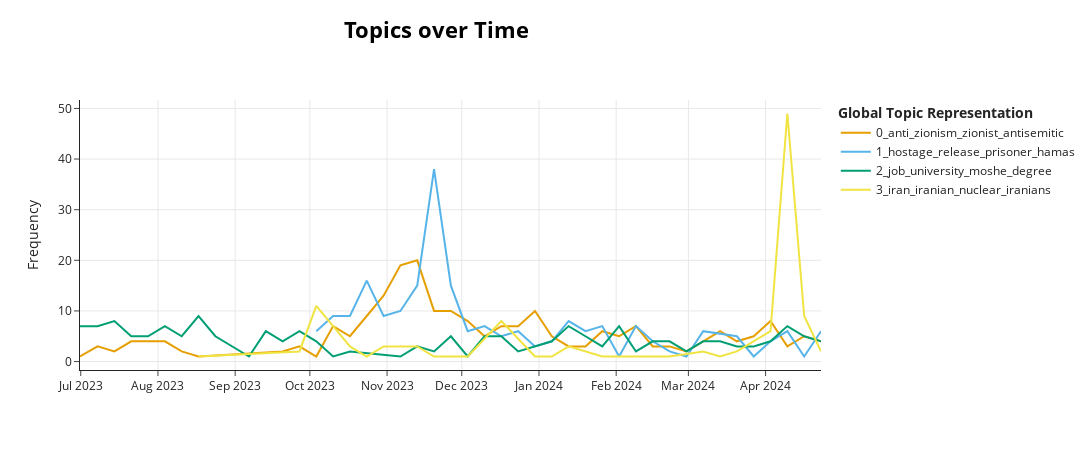

The cell this chart's notebook holds for it:
### Code cell
topic_model_is.visualize_topics_over_time(topics_over_time_is, topics=[0, 1, 2, 3])

### Figure 1 — Plotly figure (JSON) as saved in the notebook; plotly's stock layout.template omitted (floating-point values rounded to 4 significant figures)
{"data": [{"hoverinfo": "text", "hovertext": ["<b>Topic 0</b><br>Words: antizionist, country, anzionist, anti, overflow", "<b>Topic 0</b><br>Words: bar, zionist, tender, nose, anti", "<b>Topic 0</b><br>Words: anti, semitism, zionism, antisemitic, zionist", "<b>Topic 0</b><br>Words: antisemetism, anti, semitist, zionism, semitism", "<b>Topic 0</b><br>Words: zionist, anti, semitic, midddle, stabilishe", "<b>Topic 0</b><br>Words: seriousness, prone, needless, depressed, coworker", "<b>Topic 0</b><br>Words: russian, grandmother, mother, grandma, father", "<b>Topic 0</b><br>Words: realise, proscribe, extremism, condemn, anti", "<b>Topic 0</b><br>Words: anti, criticism, antisemitism, zionist, zionism", "<b>Topic 0</b><br>Words: zionisim, aryan, nazi, difference, adhere", "<b>Topic 0</b><br>Words: semitic, anti, zionism, jews, zionist", "<b>Topic 0</b><br>Words: illuminati, anti, antisemitic, offence, antisemitism", "<b>Topic 0</b><br>Words: semitic, antisemitic, anti, antissemitism, antizionism", "<b>Topic 0</b><br>Words: zionism, antisemitic, anti, zionist, antisemitism", "<b>Topic 0</b><br>Words: zionism, zionist, anti, antisemitism, antisemitic", "<b>Topic 0</b><br>Words: zionism, anti, antisemitic, antisemitism, zionist", "<b>Topic 0</b><br>Words: antisemitic, anti, zionism, semitic, semitism", "<b>Topic 0</b><br>Words: zionism, anti, antisemitism, zionist, zionists", "<b>Topic 0</b><br>Words: antisemitism, zionism, anti, antisemitic, definition", "<b>Topic 0</b><br>Words: antisemitism, anti, zionism, zionist, misunderstanding", "<b>Topic 0</b><br>Words: zionism, anti, jews, zionist, antisemitism", "<b>Topic 0</b><br>Words: antisemitic, zionist, zionism, antisemitism, anti", "<b>Topic 0</b><br>Words: zionism, anti, zionist, antisemitic, jews", "<b>Topic 0</b><br>Words: antisemitic, zionist, post, anti, rethoric", "<b>Topic 0</b><br>Words: anti, zionist, antisemitism, semitism, correlation", "<b>Topic 0</b><br>Words: zionism, antizionism, antisemitic, anti, definition", "<b>Topic 0</b><br>Words: neturei, karta, anti, antisemitic, zionist", "<b>Topic 0</b><br>Words: definition, zionism, anti, antisemitic, zionist", "<b>Topic 0</b><br>Words: anti, antisemitism, zionist, zionism, semitism", "<b>Topic 0</b><br>Words: socialist, episode, zionist, zionists, reconcile", "<b>Topic 0</b><br>Words: occupation, mean, zionist, irrational, semitic", "<b>Topic 0</b><br>Words: iof, politican, osteoporosis, musculoskeletal, list", "<b>Topic 0</b><br>Words: database, zionist, radicalize, zionisms, derogatory", "<b>Topic 0</b><br>Words: zionism, anti, zionists, zionist, jews", "<b>Topic 0</b><br>Words: anti, zionism, zionist, zionists, radicalism", "<b>Topic 0</b><br>Words: anti, asian, semitism, society, jews", "<b>Topic 0</b><br>Words: anti, antisemitism, zionism, antisemitic, zionist", "<b>Topic 0</b><br>Words: zionism, zionist, anti, semitism, judaism", "<b>Topic 0</b><br>Words: zionist, zionism, conflate, vocal, anti", "<b>Topic 0</b><br>Words: semite, anti, zionism, jews, antizionist"], "marker": {"color": "#E69F00"}, "mode": "lines", "name": "0_anti_zionism_zionist_antisemitic", "type": "scatter", "x": ["2023-06-30T16:42:14.400000", "2023-07-07T18:08:00", "2023-07-14T12:16:00", "2023-07-21T06:24:00", "2023-08-03T18:40:00", "2023-08-10T12:48:00", "2023-08-17T06:56:00", "2023-09-20T01:36:00", "2023-09-26T19:44:00", "2023-10-03T13:52:00", "2023-10-10T08:00:00", "2023-10-17T02:08:00", "2023-10-23T20:16:00", "2023-10-30T14:24:00", "2023-11-06T08:32:00", "2023-11-13T02:40:00", "2023-11-19T20:48:00", "2023-11-26T14:56:00", "2023-12-03T09:04:00", "2023-12-10T03:12:00", "2023-12-16T21:20:00", "2023-12-23T15:28:00", "2023-12-30T09:36:00", "2024-01-06T03:44:00", "2024-01-12T21:52:00", "2024-01-19T16:00:00", "2024-01-26T10:08:00", "2024-02-02T04:16:00", "2024-02-08T22:24:00", "2024-02-15T16:32:00", "2024-02-22T10:40:00", "2024-02-29T04:48:00", "2024-03-06T22:56:00", "2024-03-13T17:04:00", "2024-03-20T11:12:00", "2024-03-27T05:20:00", "2024-04-02T23:28:00", "2024-04-09T17:36:00", "2024-04-16T11:44:00", "2024-04-23T05:52:00"], "y": [1, 3, 2, 4, 4, 2, 1, 2, 3, 1, 7, 5, 9, 13, 19, 20, 10, 10, 8, 5, 7, 7, 10, 5, 3, 3, 6, 5, 7, 3, 3, 2, 4, 6, 4, 5, 8, 3, 5, 4]}, {"hoverinfo": "text", "hovertext": ["<b>Topic 1</b><br>Words: hostage, thai, bangkok, prisoner, release", "<b>Topic 1</b><br>Words: hostage, release, alive, mother, article", "<b>Topic 1</b><br>Words: hostage, release, poster, kidnap, aid", "<b>Topic 1</b><br>Words: hostage, release, bomb, treat, hamas", "<b>Topic 1</b><br>Words: hostage, release, erradicate, hostages, bomb", "<b>Topic 1</b><br>Words: hostage, poster, release, prisoner, tear", "<b>Topic 1</b><br>Words: hostage, release, rescue, prisoner, poster", "<b>Topic 1</b><br>Words: hostage, release, deal, prisoner, hamas", "<b>Topic 1</b><br>Words: hostage, release, prisoner, list, alive", "<b>Topic 1</b><br>Words: hostage, release, prisoner, exchange, shalit", "<b>Topic 1</b><br>Words: hostage, poster, release, cat, body", "<b>Topic 1</b><br>Words: hostage, flair, release, prisoner, poster", "<b>Topic 1</b><br>Words: hostage, rescue, poster, nyc, megidish", "<b>Topic 1</b><br>Words: hostage, torture, release, captivity, rape", "<b>Topic 1</b><br>Words: hostage, smuggle, terror, scenario, least", "<b>Topic 1</b><br>Words: hostage, release, exchange, prisoner, day", "<b>Topic 1</b><br>Words: hostage, release, demand, deal, postwar", "<b>Topic 1</b><br>Words: hostage, release, sebutinde, rescue, proceeding", "<b>Topic 1</b><br>Words: hostage, medicine, wellbeing, truckloads, unrwa", "<b>Topic 1</b><br>Words: hostage, truce, rescue, exchange, release", "<b>Topic 1</b><br>Words: hostage, captivity, october, die, body", "<b>Topic 1</b><br>Words: hostage, release, listenin, operate, gilad", "<b>Topic 1</b><br>Words: tzachi, idan, hostage, polin, goldenberg", "<b>Topic 1</b><br>Words: hostage, glazer, sickness, alive, more", "<b>Topic 1</b><br>Words: hostage, release, rescue, knock, save", "<b>Topic 1</b><br>Words: needy, noncombatant, hostage, ngos, astonishing", "<b>Topic 1</b><br>Words: hostage, quis, amet, vel, aliquet", "<b>Topic 1</b><br>Words: hostage, release, truck, rafiah, recover", "<b>Topic 1</b><br>Words: release, hostage, terrorist, leverage, ratio", "<b>Topic 1</b><br>Words: hostage, gameshow, rescue, deal, release"], "marker": {"color": "#56B4E9"}, "mode": "lines", "name": "1_hostage_release_prisoner_hamas", "type": "scatter", "x": ["2023-10-03T13:52:00", "2023-10-10T08:00:00", "2023-10-17T02:08:00", "2023-10-23T20:16:00", "2023-10-30T14:24:00", "2023-11-06T08:32:00", "2023-11-13T02:40:00", "2023-11-19T20:48:00", "2023-11-26T14:56:00", "2023-12-03T09:04:00", "2023-12-10T03:12:00", "2023-12-16T21:20:00", "2023-12-23T15:28:00", "2023-12-30T09:36:00", "2024-01-06T03:44:00", "2024-01-12T21:52:00", "2024-01-19T16:00:00", "2024-01-26T10:08:00", "2024-02-02T04:16:00", "2024-02-08T22:24:00", "2024-02-15T16:32:00", "2024-02-22T10:40:00", "2024-02-29T04:48:00", "2024-03-06T22:56:00", "2024-03-20T11:12:00", "2024-03-27T05:20:00", "2024-04-02T23:28:00", "2024-04-09T17:36:00", "2024-04-16T11:44:00", "2024-04-23T05:52:00"], "y": [6, 9, 9, 16, 9, 10, 15, 38, 15, 6, 7, 5, 6, 3, 4, 8, 6, 7, 1, 7, 4, 2, 1, 6, 5, 1, 4, 6, 1, 6]}, {"hoverinfo": "text", "hovertext": ["<b>Topic 2</b><br>Words: technion, job, tech, medical, program", "<b>Topic 2</b><br>Words: work, salary, job, boss, degree", "<b>Topic 2</b><br>Words: university, job, study, developer, insight", "<b>Topic 2</b><br>Words: moshe, ari, job, work, hacker", "<b>Topic 2</b><br>Words: job, alljobs, pickle, english, speak", "<b>Topic 2</b><br>Words: job, bachelor, hire, nursing, salary", "<b>Topic 2</b><br>Words: degree, job, atuda, minimum, cyber", "<b>Topic 2</b><br>Words: salary, work, hackeru, job, study", "<b>Topic 2</b><br>Words: engineer, silicon, architect, physics, valley", "<b>Topic 2</b><br>Words: exam, carpentry, mba, program, donts", "<b>Topic 2</b><br>Words: internship, veterinarian, enrichment, jinternship, habitat", "<b>Topic 2</b><br>Words: university, degree, psychometric, job, study", "<b>Topic 2</b><br>Words: aliyah, experience, job, accommodation, work", "<b>Topic 2</b><br>Words: job, study, work, master, degree", "<b>Topic 2</b><br>Words: internship, university, program, archeology, masters", "<b>Topic 2</b><br>Words: bringing, undergrad, ngos, involved, master", "<b>Topic 2</b><br>Words: skeyim, hourly, btn, sizi, sizin", "<b>Topic 2</b><br>Words: job, dxnker, refund, team, vacancy", "<b>Topic 2</b><br>Words: electrician, schabak, work, worker, repatriate", "<b>Topic 2</b><br>Words: ulpan, etzion, psychometrics, psychometric, arabic", "<b>Topic 2</b><br>Words: aliyah, job, university, degree, attorney", "<b>Topic 2</b><br>Words: degree, grow, eduction, druse, dentist", "<b>Topic 2</b><br>Words: ulpan, anthropology, degree, study, science", "<b>Topic 2</b><br>Words: georgia, university, masa, program, semester", "<b>Topic 2</b><br>Words: bagrut, check, company, score, elementary", "<b>Topic 2</b><br>Words: job, degree, linkedin, school, experience", "<b>Topic 2</b><br>Words: hebrew, radiologist, university, job, study", "<b>Topic 2</b><br>Words: cyber, job, market, tutor, skilled", "<b>Topic 2</b><br>Words: alumnus, study, tuition, tau, university", "<b>Topic 2</b><br>Words: exam, job, english, study, university", "<b>Topic 2</b><br>Words: job, hebrew, nefesh, find, hopeless", "<b>Topic 2</b><br>Words: job, ulpan, degree, aliyah, mba", "<b>Topic 2</b><br>Words: guard, earn, dear, idc, israelites", "<b>Topic 2</b><br>Words: december, graduate, aliyah, university, job", "<b>Topic 2</b><br>Words: university, haifa, study, master, requirement", "<b>Topic 2</b><br>Words: consulting, certification, yael, job, comptia", "<b>Topic 2</b><br>Words: degree, azerbaijani, master, bootcamp, job", "<b>Topic 2</b><br>Words: program, english, technion, summer, job", "<b>Topic 2</b><br>Words: job, salary, alya, experience, hour", "<b>Topic 2</b><br>Words: job, ulpan, university, degree, science", "<b>Topic 2</b><br>Words: job, ganenet, salary, work, degree", "<b>Topic 2</b><br>Words: job, bachelor, masa, work, interview"], "marker": {"color": "#009E73"}, "mode": "lines", "name": "2_job_university_moshe_degree", "type": "scatter", "x": ["2023-06-30T16:42:14.400000", "2023-07-07T18:08:00", "2023-07-14T12:16:00", "2023-07-21T06:24:00", "2023-07-28T00:32:00", "2023-08-03T18:40:00", "2023-08-10T12:48:00", "2023-08-17T06:56:00", "2023-08-24T01:04:00", "2023-08-30T19:12:00", "2023-09-06T13:20:00", "2023-09-13T07:28:00", "2023-09-20T01:36:00", "2023-09-26T19:44:00", "2023-10-03T13:52:00", "2023-10-10T08:00:00", "2023-10-17T02:08:00", "2023-11-06T08:32:00", "2023-11-13T02:40:00", "2023-11-19T20:48:00", "2023-11-26T14:56:00", "2023-12-03T09:04:00", "2023-12-10T03:12:00", "2023-12-16T21:20:00", "2023-12-23T15:28:00", "2024-01-06T03:44:00", "2024-01-12T21:52:00", "2024-01-19T16:00:00", "2024-01-26T10:08:00", "2024-02-02T04:16:00", "2024-02-08T22:24:00", "2024-02-15T16:32:00", "2024-02-22T10:40:00", "2024-02-29T04:48:00", "2024-03-06T22:56:00", "2024-03-13T17:04:00", "2024-03-20T11:12:00", "2024-03-27T05:20:00", "2024-04-02T23:28:00", "2024-04-09T17:36:00", "2024-04-16T11:44:00", "2024-04-23T05:52:00"], "y": [7, 7, 8, 5, 5, 7, 5, 9, 5, 3, 1, 6, 4, 6, 4, 1, 2, 1, 3, 2, 5, 1, 5, 5, 2, 4, 7, 5, 3, 7, 2, 4, 4, 2, 4, 4, 3, 3, 4, 7, 5, 4]}, {"hoverinfo": "text", "hovertext": ["<b>Topic 3</b><br>Words: radiation, sufficient, nuclear, iran, bomb", "<b>Topic 3</b><br>Words: iranians, explainantion, msgs, syria, meet", "<b>Topic 3</b><br>Words: iran, iranian, russia, regime, mediterranean", "<b>Topic 3</b><br>Words: iran, iranian, shah, russia, attack", "<b>Topic 3</b><br>Words: iran, iranian, regime, hezbolah, missile", "<b>Topic 3</b><br>Words: iran, khameini, altruism, plo, strained", "<b>Topic 3</b><br>Words: iran, iranian, bull, threat, coward", "<b>Topic 3</b><br>Words: iran, iranians, regime, iranian, turkey", "<b>Topic 3</b><br>Words: nuclear, pakistan, weapon, iran, worried", "<b>Topic 3</b><br>Words: iran, china, fritter, cosy, americana", "<b>Topic 3</b><br>Words: apocalyptic, isrealis, overthrow, iran, nuclear", "<b>Topic 3</b><br>Words: retaliation, argument, say, bad, same", "<b>Topic 3</b><br>Words: iran, nuclear, iranian, persia, weapon", "<b>Topic 3</b><br>Words: iran, china, pacific, russia, saxon", "<b>Topic 3</b><br>Words: proiran, nuke, remind, block, iran", "<b>Topic 3</b><br>Words: iran, russia, nuclear, nuke, composure", "<b>Topic 3</b><br>Words: iran, newiran, tof, free, shite", "<b>Topic 3</b><br>Words: fundamentalism, overthrow, inevitable, system, metastasis", "<b>Topic 3</b><br>Words: mullah, iranians, iran, iranian, cyrus", "<b>Topic 3</b><br>Words: iran, houthis, mean, overplay, economy", "<b>Topic 3</b><br>Words: mullah, iran, iranian, disposessed, mongoloid", "<b>Topic 3</b><br>Words: zoroastrianism, iranians, ancient, relate, teach", "<b>Topic 3</b><br>Words: iran, zoroastrians, iranians, nuclear, iranian", "<b>Topic 3</b><br>Words: iran, disruption, glonass, iranian, missile", "<b>Topic 3</b><br>Words: iran, iranian, attack, embassy, missile", "<b>Topic 3</b><br>Words: iran, iranian, nuclear, regime, defense", "<b>Topic 3</b><br>Words: april, iran, republic, protest, iranian"], "marker": {"color": "#F0E442"}, "mode": "lines", "name": "3_iran_iranian_nuclear_iranians", "type": "scatter", "x": ["2023-08-17T06:56:00", "2023-09-26T19:44:00", "2023-10-03T13:52:00", "2023-10-10T08:00:00", "2023-10-17T02:08:00", "2023-10-23T20:16:00", "2023-10-30T14:24:00", "2023-11-06T08:32:00", "2023-11-13T02:40:00", "2023-11-19T20:48:00", "2023-11-26T14:56:00", "2023-12-03T09:04:00", "2023-12-16T21:20:00", "2023-12-30T09:36:00", "2024-01-06T03:44:00", "2024-01-12T21:52:00", "2024-01-26T10:08:00", "2024-02-02T04:16:00", "2024-02-08T22:24:00", "2024-02-22T10:40:00", "2024-03-06T22:56:00", "2024-03-13T17:04:00", "2024-03-20T11:12:00", "2024-04-02T23:28:00", "2024-04-09T17:36:00", "2024-04-16T11:44:00", "2024-04-23T05:52:00"], "y": [1, 2, 11, 7, 3, 1, 3, 3, 3, 1, 1, 1, 8, 1, 1, 3, 1, 1, 1, 1, 2, 1, 2, 6, 49, 9, 2]}], "layout": {"height": 450, "hoverlabel": {"bgcolor": "white", "font": {"family": "Rockwell", "size": 16}}, "legend": {"title": {"text": "<b>Global Topic Representation"}}, "title": {"font": {"color": "Black", "size": 22}, "text": "<b>Topics over Time</b>", "x": 0.4, "xanchor": "center", "y": 0.95, "yanchor": "top"}, "width": 1250, "xaxis": {"showgrid": true}, "yaxis": {"showgrid": true, "title": {"text": "Frequency"}}}}
